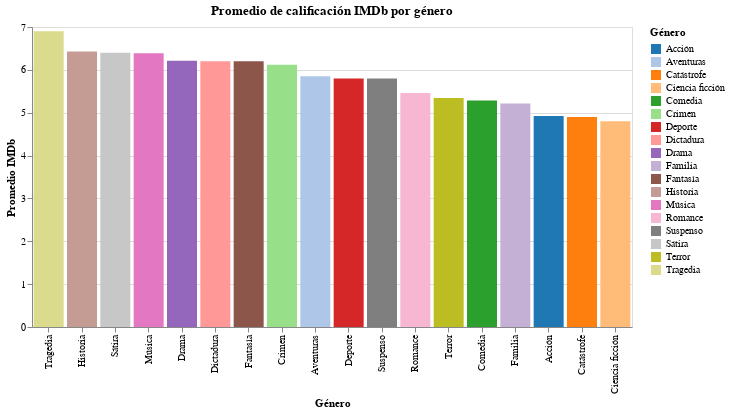

The code cell stored with this chart in its notebook:
### Code cell
import pandas as pd
import altair as alt

# Cargar datos, especificando el separador como punto y coma
df = pd.read_csv('/content/visualizacion base de datos blancura 2.csv', sep=';')

# Handle 'Calificación IMDB' column: replace comma with dot, convert to numeric, and drop NaNs
df['Calificación IMDB'] = df['Calificación IMDB'].str.replace(',', '.', regex=False)
df['Calificación IMDB'] = pd.to_numeric(df['Calificación IMDB'], errors='coerce')
df_cleaned = df.dropna(subset=['Calificación IMDB']).copy()

# 2️⃣ Dividir la columna de géneros en filas separadas
df_exploded = df_cleaned.assign(Género=df_cleaned['Género'].str.split(',')).explode('Género')
df_exploded['Género'] = df_exploded['Género'].str.strip()  # quitar espacios extra
df_exploded['Género'] = df_exploded['Género'].str.lower() # Convert to lowercase

# Handle 'comedia romántica' to be included in 'comedia' and 'romance'
def expand_genres(genres):
    expanded = []
    for genre in genres:
        expanded.append(genre)
        if 'comedia romántica' in genre:
            expanded.append('comedia')
            expanded.append('romance')
    return list(set(expanded)) # Use set to avoid duplicates and convert back to list

df_exploded['Género'] = df_exploded['Género'].apply(lambda x: expand_genres([x]))
df_exploded = df_exploded.explode('Género')
df_exploded = df_exploded[df_exploded['Género'] != 'comedia romántica'] # Remove the original 'comedia romántica' entry

# Map 'musical' to 'música'
df_exploded['Género'] = df_exploded['Género'].replace('musical', 'música')

# Map 'biografía' and 'cine histórico' to 'historia'
df_exploded['Género'] = df_exploded['Género'].replace(['biografía', 'cine histórico'], 'historia')

# Map 'thriller' to 'terror'
df_exploded['Género'] = df_exploded['Género'].replace('thriller', 'terror')

# Map 'suspenso' and 'misterio' to 'suspenso'
df_exploded['Género'] = df_exploded['Género'].replace(['suspenso', 'misterio'], 'suspenso')


# 3️⃣ Calcular el promedio de calificación por género
df_avg = df_exploded.groupby('Género', as_index=False)['Calificación IMDB'].mean()

# Capitalize the 'Género' for better visualization
df_avg['Género'] = df_avg['Género'].str.capitalize()


# 4️⃣ Crear el gráfico de barras con Altair
chart = alt.Chart(df_avg).mark_bar().encode(
    x=alt.X('Género:N', sort='-y', title='Género'),
    y=alt.Y('Calificación IMDB:Q', title='Promedio IMDb'),
    color=alt.Color('Género:N', scale=alt.Scale(scheme='category20')), # Use a different distinct color scheme
    tooltip=['Género', 'Calificación IMDB']
).properties(
    title='Promedio de calificación IMDb por género',
    width=600
)

chart

### Figure 1 — Vega-Lite specification as saved in the notebook (floating-point values rounded to 4 significant figures)
{"config": {"view": {"continuousWidth": 300, "continuousHeight": 300}}, "data": {"name": "data-89c408a4d381d0c7086e2f4cbae983d4"}, "mark": {"type": "bar"}, "encoding": {"color": {"field": "Género", "scale": {"scheme": "category20"}, "type": "nominal"}, "tooltip": [{"field": "Género", "type": "nominal"}, {"field": "Calificación IMDB", "type": "quantitative"}], "x": {"field": "Género", "sort": "-y", "title": "Género", "type": "nominal"}, "y": {"field": "Calificación IMDB", "title": "Promedio IMDb", "type": "quantitative"}}, "title": "Promedio de calificación IMDb por género", "width": 600, "$schema": "https://vega.github.io/schema/vega-lite/v5.20.1.json", "datasets": {"data-89c408a4d381d0c7086e2f4cbae983d4": [{"Género": "Acción", "Calificación IMDB": 4.925}, {"Género": "Aventuras", "Calificación IMDB": 5.85}, {"Género": "Catástrofe", "Calificación IMDB": 4.9}, {"Género": "Ciencia ficción", "Calificación IMDB": 4.8}, {"Género": "Comedia", "Calificación IMDB": 5.288}, {"Género": "Crimen", "Calificación IMDB": 6.12}, {"Género": "Deporte", "Calificación IMDB": 5.8}, {"Género": "Dictadura", "Calificación IMDB": 6.2}, {"Género": "Drama", "Calificación IMDB": 6.215}, {"Género": "Familia", "Calificación IMDB": 5.214}, {"Género": "Fantasía", "Calificación IMDB": 6.2}, {"Género": "Historia", "Calificación IMDB": 6.429}, {"Género": "Música", "Calificación IMDB": 6.386}, {"Género": "Romance", "Calificación IMDB": 5.462}, {"Género": "Suspenso", "Calificación IMDB": 5.8}, {"Género": "Sátira", "Calificación IMDB": 6.4}, {"Género": "Terror", "Calificación IMDB": 5.341}, {"Género": "Tragedia", "Calificación IMDB": 6.9}]}}
